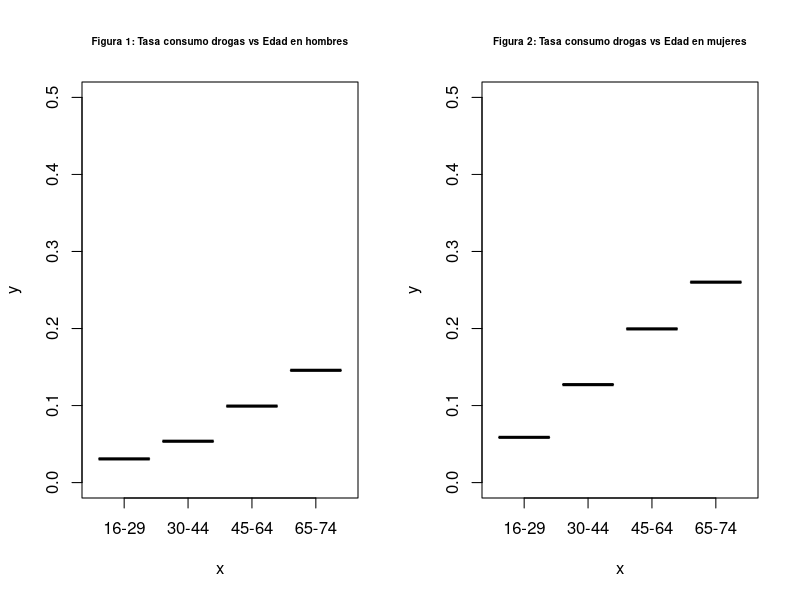
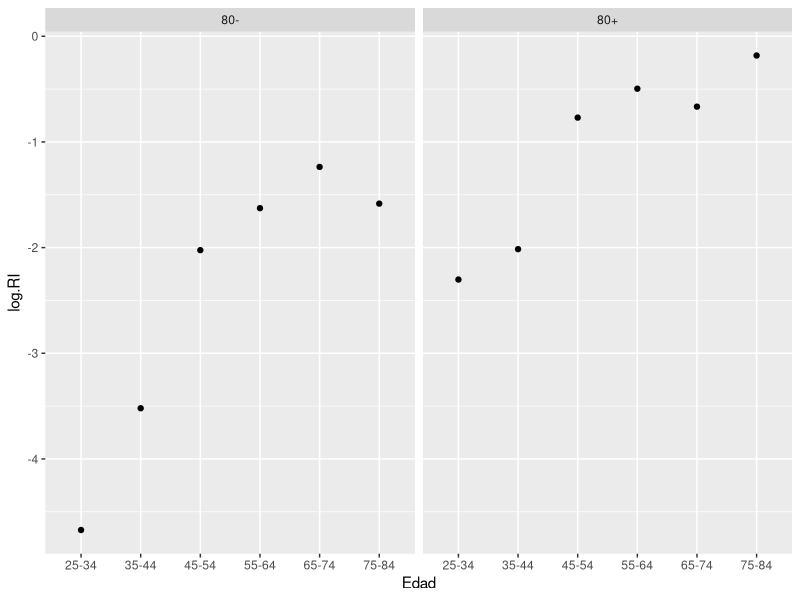
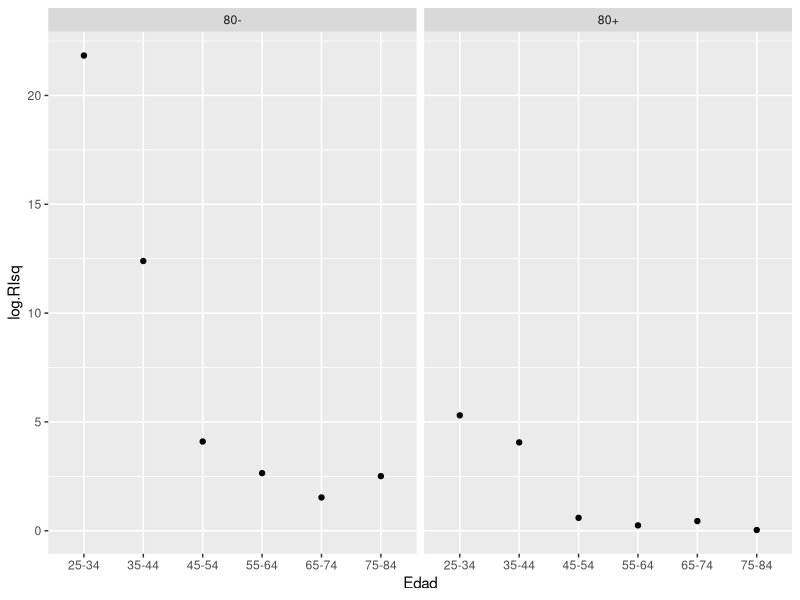
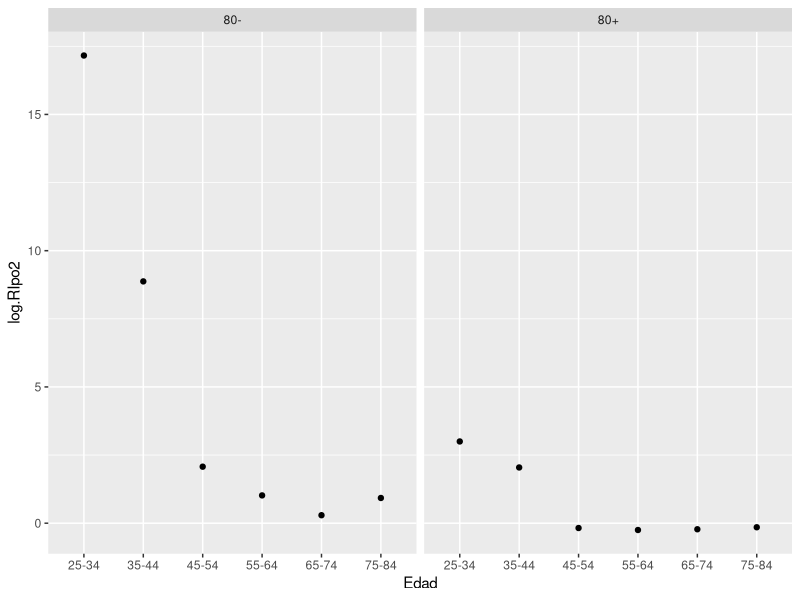
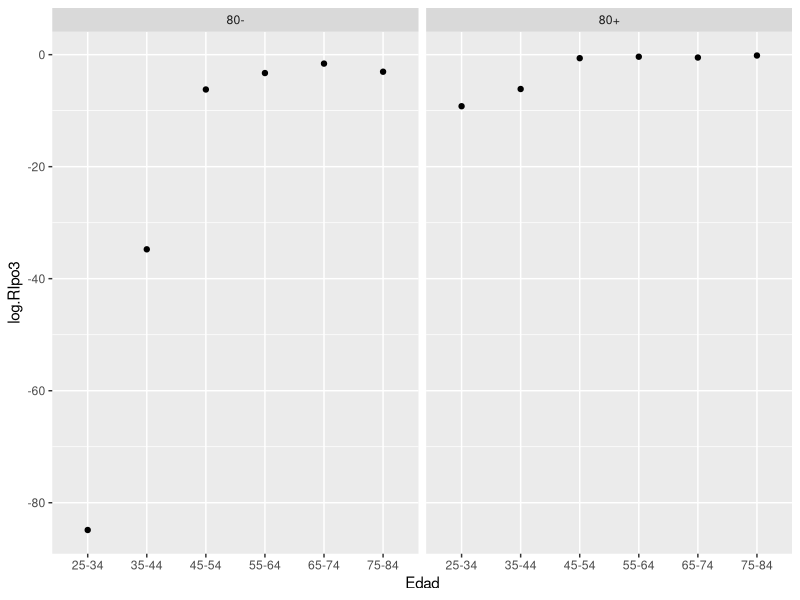
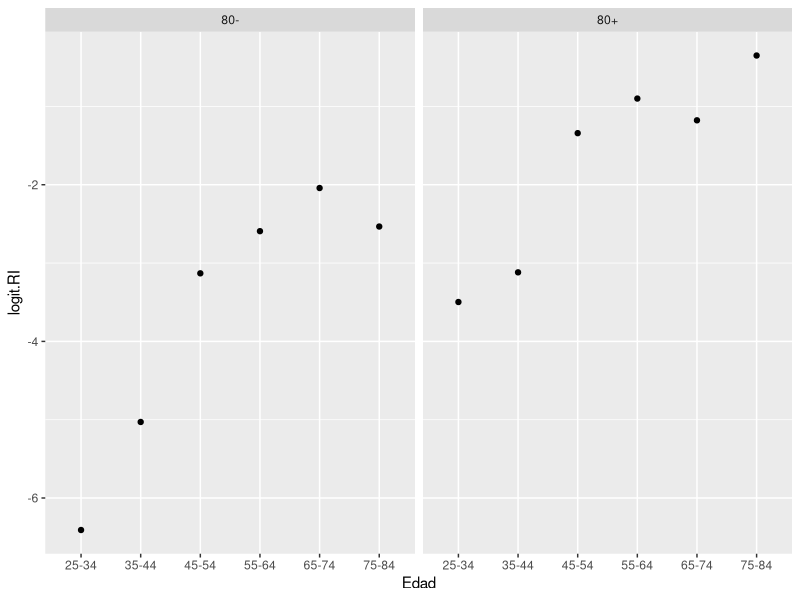
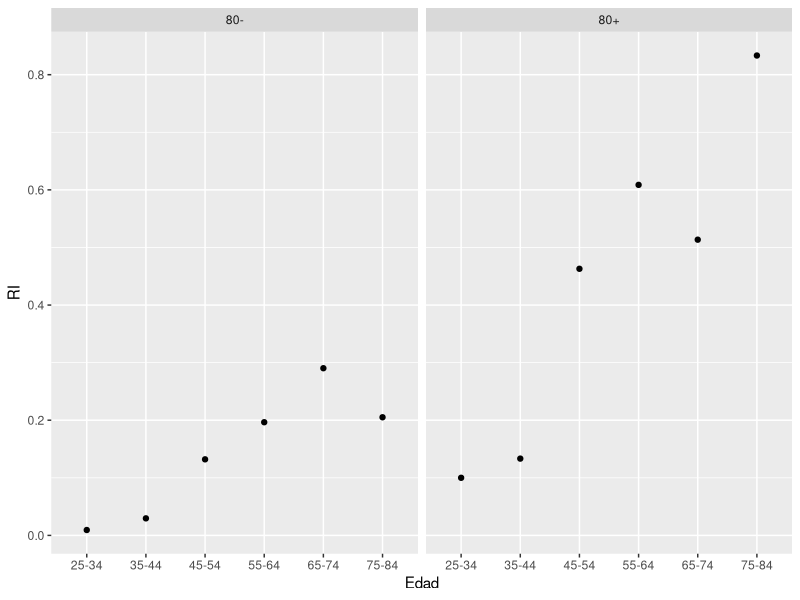
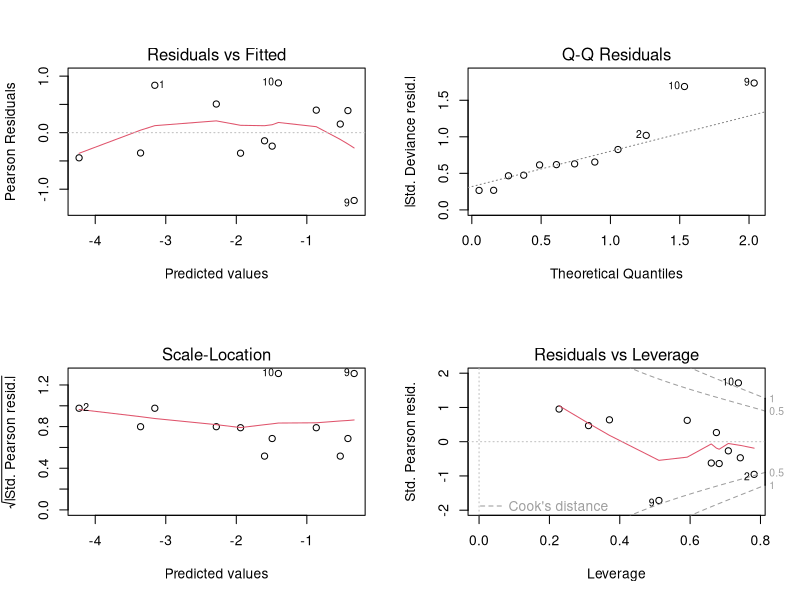

The R script that drew these images, in order:
## ---- chunk 1
data1 <- data.frame(Sexo=as.factor(c(rep("Hombre", 4), rep("Mujer", 4))),
                   Edad = as.factor(c(rep(c("16-29", "30-44", "45-64", "65-74"), 2))),
                   Usa = c(21, 32, 70, 43, 46, 89, 169, 51),
                   No.usa = c(683, 596, 705, 295, 783, 700, 847, 196))
kableExtra::kable_styling(kableExtra::kbl(data1), latex_options = "HOLD_position")
## ---- chunk 2
data1$Total <- data1$No.usa + data1$Usa
aj1 <- glm(cbind(Usa, Total) ~ Sexo + Edad, data=data1, family = binomial(link="logit"))
pchisq(aj1$deviance, df = aj1$df.residual,lower.tail = F)
shapiro.test(residuals(aj1, type = "deviance"))
#summary(aj1)
aj2 <- glm(cbind(Usa, Total) ~ Sexo * Edad, data=data1, family = binomial(link="logit"))
#summary(aj2)
anova(aj1, aj2, test="Chi")
## ---- chunk 3
coefficients(aj1)
## ---- chunk 4
par(mfrow=c(1,2))
plot(data1$Edad[1:4], (data1$Usa/data1$No.usa)[1:4], main="Figura 1: Tasa consumo drogas vs Edad en hombres", cex.main=0.6, ylim=c(0, 0.5))
plot(data1$Edad[5:8], (data1$Usa/data1$No.usa)[5:8], main="Figura 2: Tasa consumo drogas vs Edad en mujeres", cex.main=0.6, ylim=c(0, 0.5))
## ---- chunk 5
predict(aj1, newdata = data.frame(Sexo=c("Hombre", "Hombre", "Mujer", "Mujer"),
                                  Edad = c("16-29", "45-64", "16-29", "45-64")), type="response")
## ---- chunk 6
data2 <- data.frame(Edad=rep(c("25-34", "35-44","45-54","55-64","65-74","75-84"), each=2),
                    Alcohol = rep(c("80+", "80-"), 6),
                    Cancer = c(1,1,4,5,25,21,42,34,19,36,5,8),
                    No.cancer = c(9, 106, 26, 164, 29, 138, 27, 139, 18, 88, 1, 31))
kableExtra::kable_styling(kableExtra::kbl(data2), latex_options = "HOLD_position")

## ---- chunk 7
library(ggplot2)
agg80p <- aggregate( log(Cancer / (No.cancer + Cancer)) ~ Edad, data=data2[data2$Alcohol == "80+",], sum)
agg80m <- aggregate( log(Cancer / (No.cancer + Cancer)) ~ Edad, data=data2[data2$Alcohol == "80-",], sum)
agg <- rbind(agg80p, agg80m)
agg$grupo <- c( rep ("80+", 6), rep( "80-", 6))
names(agg)[names(agg) == 'log(Cancer/(No.cancer + Cancer))'] <- 'log.RI'
ggplot(agg, aes(x = Edad, y = log.RI)) + geom_point() + facet_grid(cols = vars(grupo))

agg$log.RIsq <- agg$log.RI^2
ggplot(agg, aes(x = Edad, y = log.RIsq)) + geom_point() + facet_grid(cols = vars(grupo))

agg$log.RIpo2 <- agg$log.RI+agg$log.RI^2
ggplot(agg, aes(x = Edad, y = log.RIpo2)) + geom_point() + facet_grid(cols = vars(grupo))

agg$log.RIpo3 <- agg$log.RI+agg$log.RI^2+agg$log.RI^3
ggplot(agg, aes(x = Edad, y = log.RIpo3)) + geom_point() + facet_grid(cols = vars(grupo))

agg$RI <- exp(agg$log.RI)

agg$logit.RI <- log(agg$RI/(1-agg$log.RI))
ggplot(agg, aes(x = Edad, y = logit.RI)) + geom_point() + facet_grid(cols = vars(grupo))

ggplot(agg, aes(x = Edad, y = RI)) + geom_point() + facet_grid(cols = vars(grupo))

## ---- chunk 8
data2$Total <- data2$Cancer+data2$No.cancer
aj1 <- glm(cbind(Cancer, Total) ~ Edad + Alcohol, data2, family = binomial(link="logit"))
summary(aj1)
aj2 <- glm(cbind(Cancer, Total) ~ Edad * Alcohol, data2, family = binomial(link="logit"))
summary(aj2)
anova(aj1, aj2, test = "Chi")
## ---- chunk 9
par(mfrow=c(2,2))
plot(aj1)
## ---- chunk 10
shapiro.test(residuals(aj1, type="deviance"))
## ---- chunk 11
data2[c(10, 2, 9),]
## ---- chunk 12
data.frame(Predict=predict(aj1, newdata = data.frame(Edad=agg$Edad, Alcohol=agg$grupo), type = "response"), Edad=agg$Edad, Alcohol=agg$grupo )
## ---- chunk 13
data3 <- read.csv("dat.csv", header = T)
data3 <- data3[,2:6]
colnames(data3) <- c("InfFasc", "Aptitud","Permeabilidad", "Temperatura", "Edad")
str(data3)
data3$Aptitud <- as.factor(substr(data3$Aptitud, 4, 4))
hist(data3$Temperatura)
hist(data3$Edad)
# Se prueba tambien discretizando temperatura y edad así como agrupando los datos
